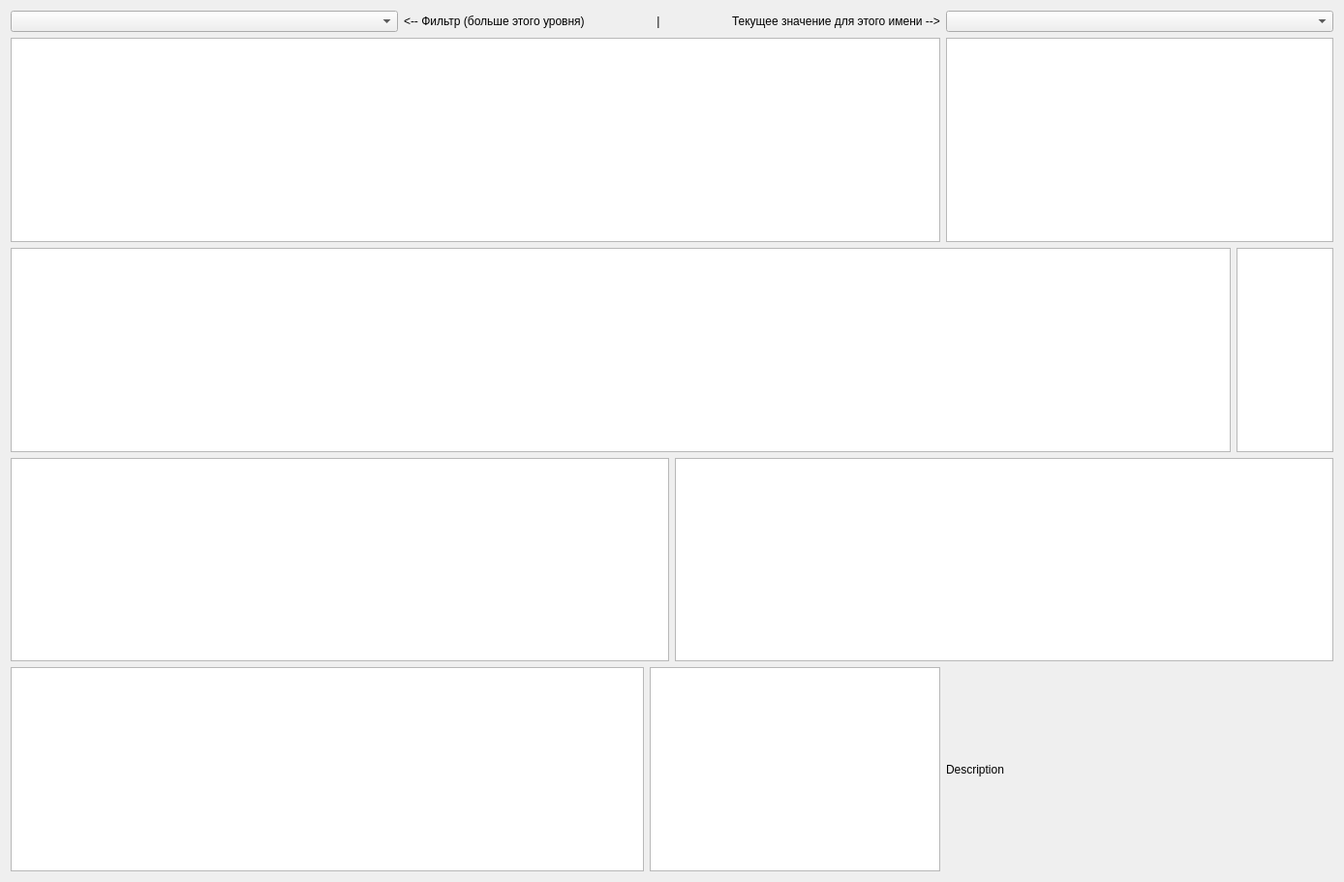
<?xml version="1.0" encoding="UTF-8"?>
<ui version="4.0">
 <class>Form</class>
 <widget class="QWidget" name="Form">
  <property name="geometry">
   <rect>
    <x>0</x>
    <y>0</y>
    <width>1388</width>
    <height>911</height>
   </rect>
  </property>
  <property name="windowTitle">
   <string>Form</string>
  </property>
  <layout class="QVBoxLayout" name="verticalLayout_2">
   <item>
    <layout class="QHBoxLayout" name="horizontalLayout_4">
     <item>
      <widget class="QComboBox" name="comboBoxFilter">
       <property name="sizePolicy">
        <sizepolicy hsizetype="Preferred" vsizetype="Fixed">
         <horstretch>0</horstretch>
         <verstretch>0</verstretch>
        </sizepolicy>
       </property>
       <property name="minimumSize">
        <size>
         <width>400</width>
         <height>0</height>
        </size>
       </property>
       <property name="maximumSize">
        <size>
         <width>400</width>
         <height>16777215</height>
        </size>
       </property>
       <property name="baseSize">
        <size>
         <width>0</width>
         <height>30</height>
        </size>
       </property>
       <property name="maxVisibleItems">
        <number>12</number>
       </property>
      </widget>
     </item>
     <item>
      <widget class="QLabel" name="label_3">
       <property name="sizePolicy">
        <sizepolicy hsizetype="Maximum" vsizetype="Preferred">
         <horstretch>0</horstretch>
         <verstretch>0</verstretch>
        </sizepolicy>
       </property>
       <property name="text">
        <string>&lt;--   Фильтр (больше этого уровня)</string>
       </property>
      </widget>
     </item>
     <item>
      <widget class="QLabel" name="label">
       <property name="sizePolicy">
        <sizepolicy hsizetype="Minimum" vsizetype="Maximum">
         <horstretch>0</horstretch>
         <verstretch>0</verstretch>
        </sizepolicy>
       </property>
       <property name="text">
        <string>   |   </string>
       </property>
       <property name="alignment">
        <set>Qt::AlignCenter</set>
       </property>
      </widget>
     </item>
     <item>
      <widget class="QLabel" name="label_2">
       <property name="sizePolicy">
        <sizepolicy hsizetype="Maximum" vsizetype="Preferred">
         <horstretch>0</horstretch>
         <verstretch>0</verstretch>
        </sizepolicy>
       </property>
       <property name="text">
        <string>Текущее значение для этого имени --&gt;</string>
       </property>
      </widget>
     </item>
     <item>
      <widget class="QComboBox" name="comboBoxTek">
       <property name="minimumSize">
        <size>
         <width>400</width>
         <height>0</height>
        </size>
       </property>
       <property name="maximumSize">
        <size>
         <width>400</width>
         <height>16777215</height>
        </size>
       </property>
       <property name="maxVisibleItems">
        <number>12</number>
       </property>
      </widget>
     </item>
    </layout>
   </item>
   <item>
    <layout class="QHBoxLayout" name="horizontalLayout_3">
     <item>
      <widget class="QTableWidget" name="tableFIOmain"/>
     </item>
     <item>
      <layout class="QVBoxLayout" name="verticalLayout">
       <property name="spacing">
        <number>100</number>
       </property>
       <item>
        <widget class="QTextEdit" name="textHistory">
         <property name="sizePolicy">
          <sizepolicy hsizetype="Minimum" vsizetype="Minimum">
           <horstretch>0</horstretch>
           <verstretch>0</verstretch>
          </sizepolicy>
         </property>
         <property name="minimumSize">
          <size>
           <width>400</width>
           <height>0</height>
          </size>
         </property>
         <property name="maximumSize">
          <size>
           <width>16777215</width>
           <height>16777215</height>
          </size>
         </property>
         <property name="cursor" stdset="0">
          <cursorShape>PointingHandCursor</cursorShape>
         </property>
         <property name="html">
          <string>&lt;!DOCTYPE HTML PUBLIC &quot;-//W3C//DTD HTML 4.0//EN&quot; &quot;http://www.w3.org/TR/REC-html40/strict.dtd&quot;&gt;
&lt;html&gt;&lt;head&gt;&lt;meta name=&quot;qrichtext&quot; content=&quot;1&quot; /&gt;&lt;style type=&quot;text/css&quot;&gt;
p, li { white-space: pre-wrap; }
&lt;/style&gt;&lt;/head&gt;&lt;body style=&quot; font-family:'Ubuntu'; font-size:11pt; font-weight:400; font-style:normal;&quot;&gt;
&lt;p style=&quot;-qt-paragraph-type:empty; margin-top:0px; margin-bottom:0px; margin-left:0px; margin-right:0px; -qt-block-indent:0; text-indent:0px;&quot;&gt;&lt;br /&gt;&lt;/p&gt;&lt;/body&gt;&lt;/html&gt;</string>
         </property>
        </widget>
       </item>
      </layout>
     </item>
    </layout>
   </item>
   <item>
    <layout class="QHBoxLayout" name="horizontalLayout_5">
     <item>
      <widget class="QTableWidget" name="tableFirms">
       <attribute name="horizontalHeaderDefaultSectionSize">
        <number>1</number>
       </attribute>
       <attribute name="horizontalHeaderMinimumSectionSize">
        <number>1</number>
       </attribute>
      </widget>
     </item>
     <item>
      <widget class="QTextEdit" name="textDescription">
       <property name="enabled">
        <bool>true</bool>
       </property>
       <property name="sizePolicy">
        <sizepolicy hsizetype="Maximum" vsizetype="Expanding">
         <horstretch>0</horstretch>
         <verstretch>0</verstretch>
        </sizepolicy>
       </property>
       <property name="minimumSize">
        <size>
         <width>0</width>
         <height>0</height>
        </size>
       </property>
       <property name="maximumSize">
        <size>
         <width>100</width>
         <height>16777215</height>
        </size>
       </property>
       <property name="baseSize">
        <size>
         <width>0</width>
         <height>0</height>
        </size>
       </property>
       <property name="cursor" stdset="0">
        <cursorShape>PointingHandCursor</cursorShape>
       </property>
      </widget>
     </item>
    </layout>
   </item>
   <item>
    <layout class="QHBoxLayout" name="horizontalLayout">
     <item>
      <widget class="QTableWidget" name="tableFIO"/>
     </item>
     <item>
      <widget class="QTableWidget" name="tableOKWED"/>
     </item>
    </layout>
   </item>
   <item>
    <layout class="QHBoxLayout" name="horizontalLayout_2">
     <item>
      <widget class="QTableWidget" name="tableFirm2gis">
       <property name="sizePolicy">
        <sizepolicy hsizetype="Minimum" vsizetype="Expanding">
         <horstretch>0</horstretch>
         <verstretch>0</verstretch>
        </sizepolicy>
       </property>
      </widget>
     </item>
     <item>
      <widget class="QTableWidget" name="tableContacts2gis">
       <property name="sizePolicy">
        <sizepolicy hsizetype="Preferred" vsizetype="Expanding">
         <horstretch>0</horstretch>
         <verstretch>0</verstretch>
        </sizepolicy>
       </property>
       <property name="maximumSize">
        <size>
         <width>300</width>
         <height>16777215</height>
        </size>
       </property>
      </widget>
     </item>
     <item>
      <widget class="QLabel" name="label_desc">
       <property name="enabled">
        <bool>true</bool>
       </property>
       <property name="sizePolicy">
        <sizepolicy hsizetype="Minimum" vsizetype="Preferred">
         <horstretch>0</horstretch>
         <verstretch>0</verstretch>
        </sizepolicy>
       </property>
       <property name="minimumSize">
        <size>
         <width>0</width>
         <height>0</height>
        </size>
       </property>
       <property name="maximumSize">
        <size>
         <width>400</width>
         <height>16777215</height>
        </size>
       </property>
       <property name="lineWidth">
        <number>1</number>
       </property>
       <property name="text">
        <string>Description</string>
       </property>
      </widget>
     </item>
    </layout>
   </item>
  </layout>
 </widget>
 <resources/>
 <connections/>
</ui>
